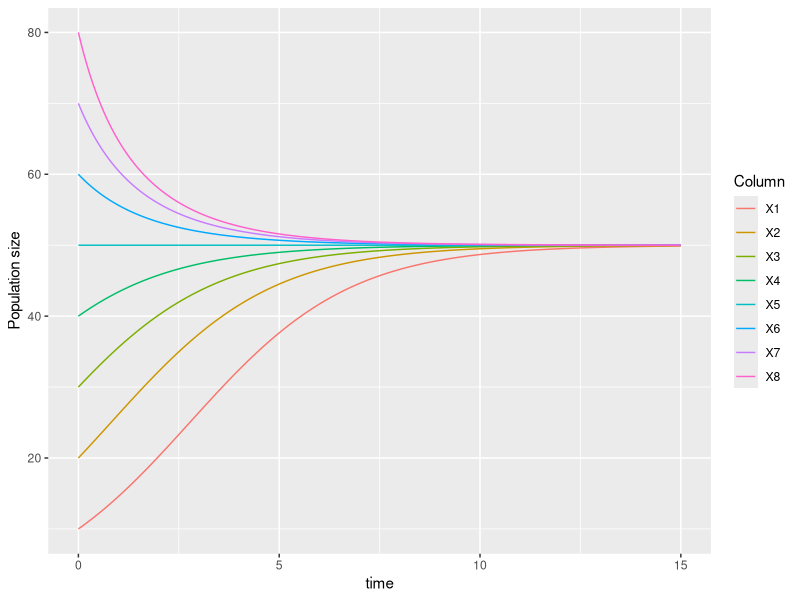
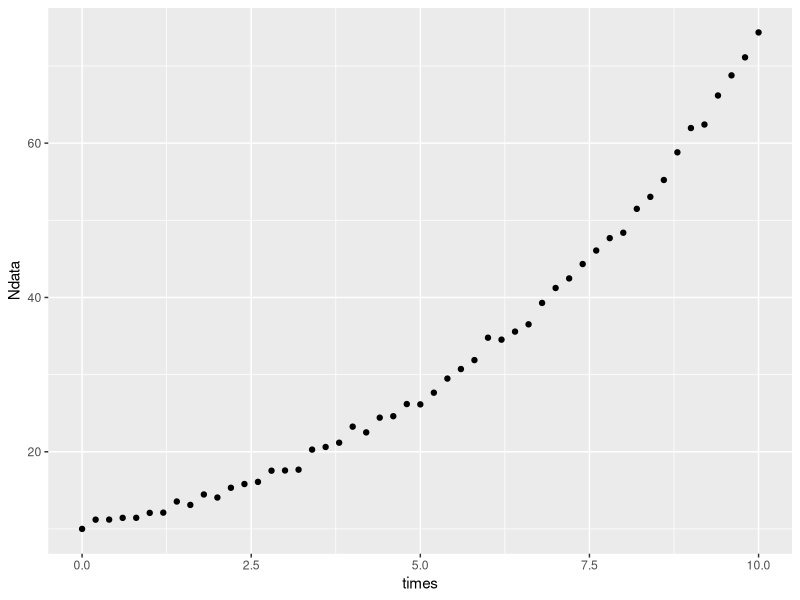
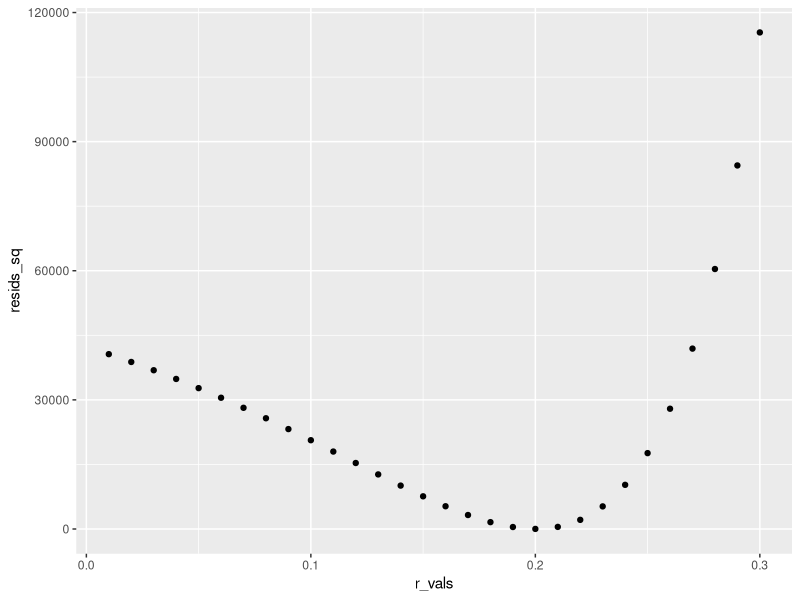
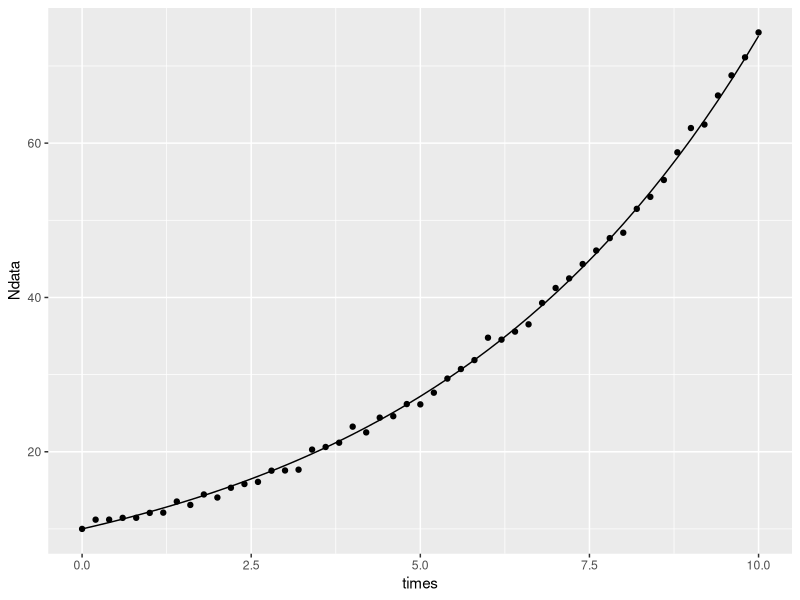
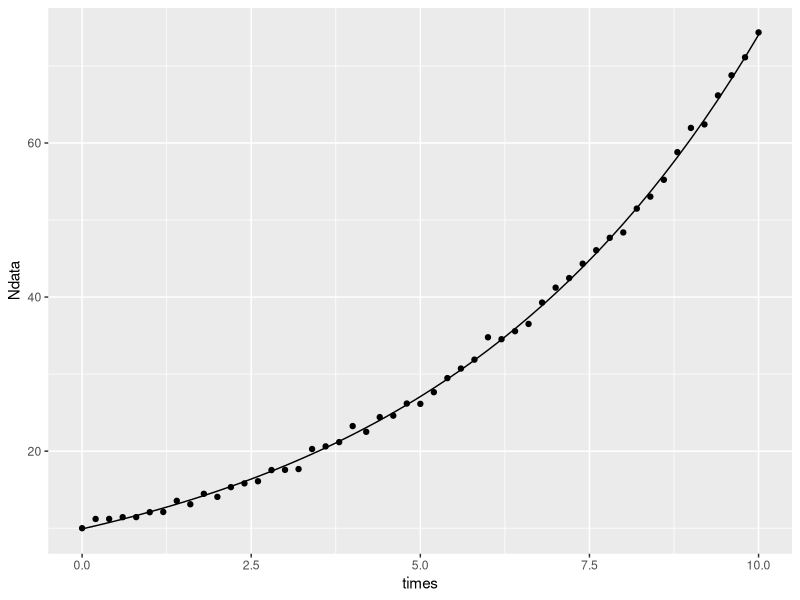
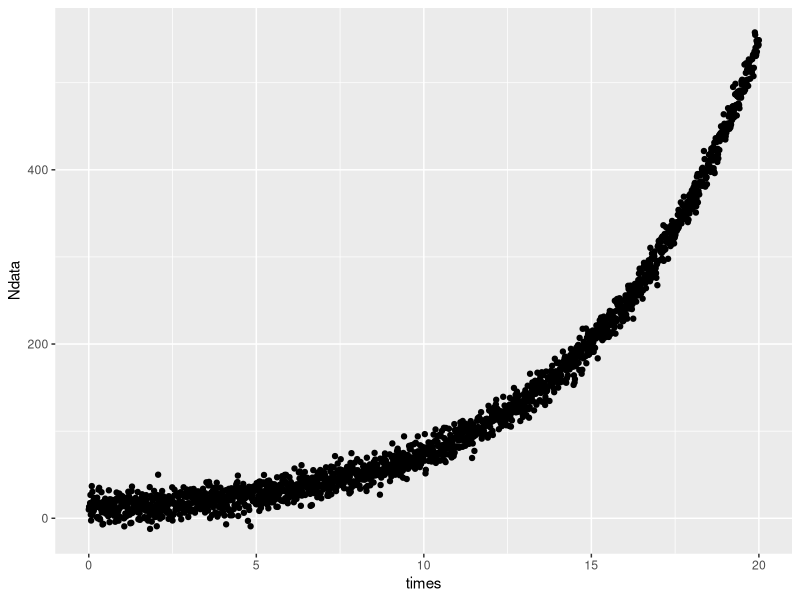
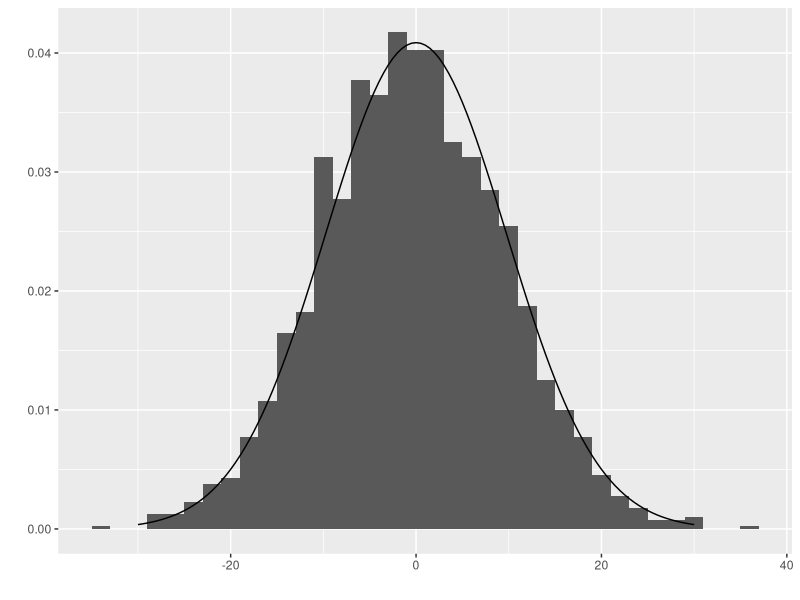
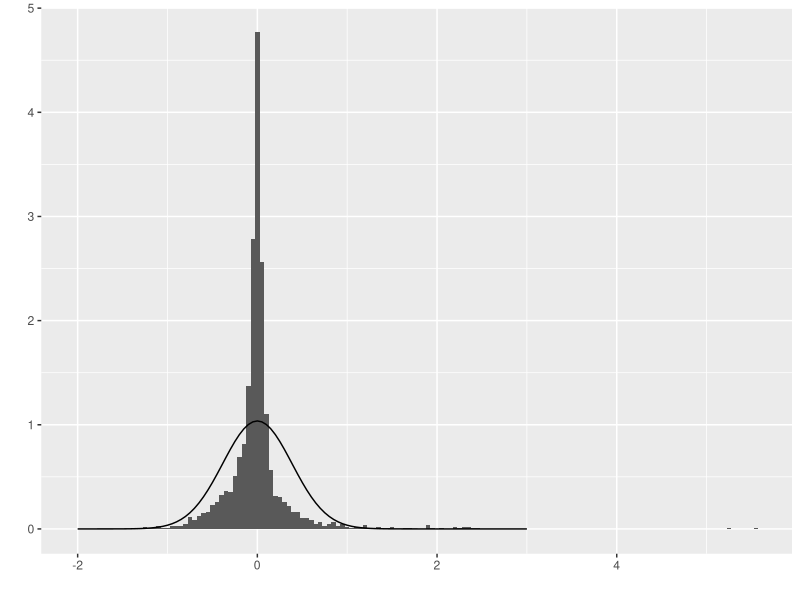

Generate these figures, in order, with R:
## ---- chunk 1
eq_dn_dt <- "$\\frac{dN}{dt}$"
## ---- chunk 2
# define function to be in the format that `ode` uses
logistic_fn <- function(t, state, parameters) {
  # Calculates dN/dt for the logistic equation
  
  # t: time point at which to evaluate derivative
  # state: vector of variables (here it's just N)
  # parameters: vector of model parameters c(r, K)
  
  N <- state 
  
  r <- parameters['r'] # get the element labelled 'r'
  K <- parameters['K'] # get the element labelled 'K'

  #rate of change
  dN <- r * N * (1 - N / K)
    
  #return rate of change
  return(list(c(dN)))
}
## ---- chunk 3
library(tidyverse)
library(deSolve)
## ---- chunk 4
# Solve using ode

# define parameters for the ode function
parameters <- c(r = 0.5, K = 50) # use named parameters for clarity
initial_conditions <- seq(10, 80, by = 10) # a vector of initial conditions
times <- seq(0, 15, by = 0.01)

# run ode inside a loop to calculate trajectories for several initial conditions
results <- data.frame(initial_conditions = seq(10, 80, by = 10)) %>% # CTRL-shift-m to make pipe
  # 'do' is a dplyr function that returns a dataframe after doing a series of computations.
  # once the results are in a data frame, everything we've learned about ggplot and dplyr can be used!
  do(data.frame( # 'data.frame' converts the output of 'ode' to a dataframe
    ode(
      y = initial_conditions, # each time the 'do' loop runs, a new initial condition will be used
      times = times,
      func = logistic_fn,
      parms = parameters
      )
  ))

# display the first few rows of the results
head(results)  
## ---- chunk 5
# make a plot
results %>%
    gather(Column, Value, -time) %>%
    ggplot(aes(x = time, y = Value, color = Column)) +
    geom_line(aes(x = time, y = Value)) +
    labs(y = "Population size")
## ---- chunk 6
times <- seq(0,10, by = 0.2) # sample times
r <- 0.2 # growth rate
N0 <- 10 # initial population

# use the function 'rnorm' to add noise to the data
Ndata <- N0*exp(r*times) + rnorm(n = length(times), mean = 0, sd = 0.75) 

Ndata[1] <- N0 # fix the starting value to be N0 - this means we don't have to fit the intercept

qplot(times,Ndata) # check with a plot
## ---- chunk 7
# Make a range of r parameter values to try
r_vals <- seq(0.01, 0.3, by = 0.01)

# use the function 'sapply' to loop over r_vals list
# everything inside curly braces is a function that gets executed for each value of r
resids_sq <- sapply(r_vals, function(r) {
    prediction <- Ndata[1] * exp(r * times) # we're not fitting N0, just assuming it's the first data point
    residuals <- prediction - Ndata
    return(sum(residuals^2))
})
## ---- chunk 8
qplot(r_vals, resids_sq)
## ---- chunk 9
best_fit <- which(resids_sq == min(resids_sq))
r_fit <- r_vals[best_fit] 
r_fit
## ---- chunk 10
qplot(times,Ndata) +
  geom_line(aes(x = times, y = Ndata[1] * exp(r_fit * times)))
## ---- chunk 11
result <- lm(log(Ndata) ~ times)
summary(result)
## ---- chunk 12
N0 <- exp(coef(result)["(Intercept)"])
r <- coef(result)["times"]

print(N0)
print(r)
## ---- chunk 13
qplot(times, Ndata) +
  geom_line(aes(x = times, 
                y = N0 * exp(r * times)))
## ---- chunk 14
times <- seq(0,20, by = 0.01) # sample times
r <- 0.2 # growth rate
N0 <- 10 # initial population

# use the function 'rnorm' to add noise to the data
Ndata <- N0*exp(r*times) + rnorm(n = length(times), mean = 0, sd = 10) 

Ndata[1] <- N0 # fix the starting value to be N0 - this means we don't have to fit the intercept

qplot(times, Ndata)
## ---- chunk 15
# Fit using explicit 'brute force' least squares

# Make a range of r parameter values to try
r_vals <- seq(0.01, 0.3, by = 0.005)

# use the function 'sapply' to loop over r_vals list
# everything inside curly braces is a function that gets executed for each value of r
resids_sq <- sapply(r_vals, function(r) {
    prediction <- Ndata[1] * exp(r * times) 
    residuals <- prediction - Ndata
    return(sum(residuals^2))
})

best_fit <- which(resids_sq == min(resids_sq))
r_fit <- r_vals[best_fit] 
## ---- chunk 16
# Fit by inverting the equation and using lm
result <- lm(log(Ndata) ~ times)

N0 <- exp(coef(result)["(Intercept)"])
r <- coef(result)["times"]
## ---- chunk 17
prediction_lm <- log(N0) + r * times # best fit using lm
prediction_ls <- Ndata[1] * exp(r_fit * times) # best fit using least squares explicitly

resids_lm <- prediction_lm - log(Ndata)
resids_ls <- prediction_ls - Ndata

resids_lm <- resids_lm[!is.na(resids_lm)]
## ---- chunk 18

# calculate a normal distribution using the standard deviation of each set of residuals
x_vec_ls <- seq(-30, 30, by = 0.5)
sigma_ls <- sd(resids_ls)
gaussian_ls <- exp(-x_vec_ls^2/(2*sigma_ls^2))/sqrt(2*pi*sigma_ls^2)

x_vec_lm <- seq(-2, 3, by = 0.05)
sigma_lm <- sd(resids_lm)
gaussian_lm <- exp(-x_vec_lm^2/(2*sigma_lm^2))/sqrt(2*pi*sigma_lm^2)
## ---- chunk 19
qplot() +
  geom_histogram(aes(x=resids_ls, y = ..density..), binwidth = 2) +
  geom_line(aes(x = x_vec_ls, y = gaussian_ls))
## ---- chunk 20
qplot() +
  geom_histogram(aes(x = resids_lm, y = ..density..), binwidth = 0.05) +
  geom_line(aes(x = x_vec_lm, y = gaussian_lm))
## ---- chunk 21
# Load the data
plant_pheno <- read_csv("data/plant_phenology.csv")

glimpse(plant_pheno)
## ---- chunk 22
plant_pheno %>% 
  count(scientificName)

plant_pheno %>% 
  count(phenophaseIntensity)
## ---- chunk 23
str(plant_pheno$phenophaseIntensity)
## ---- chunk 24
ggplot(plant_pheno, 
       aes(x = date, y = phenophaseIntensityMean, color = scientificName)) +
         geom_point()
## ---- chunk 25
# plot a sine wave
x <- seq(0, 3, 0.01)
A <- 1
k <- 2*pi
b <- 0.5
c <- 0

qplot(x, A*sin(k*x-b)+c) +
  geom_line()
## ---- chunk 26
str(plant_pheno$date)
## ---- chunk 27
# create a list of all the dates in ascending order
dates = plant_pheno %>% 
  arrange(date) %>% 
  select(date)

# create a function to subtract two dates
subtract_dates <- function(date1, date2) {
  result <- date1 - date2
}

# create a numeric dates list to use in fitting
dates_numeric <- mapply(subtract_dates,
                 dates$date, # first argument in subtract_dates function 
                 dates$date[1]) # second argument in subtract_dates function - the first date

# add numeric dates to the dataframe
plant_pheno$date_numeric <- mapply(subtract_dates, 
                                                plant_pheno$date,
                                                dates$date[1]) # subtract the first date
## ---- chunk 28
# drop rows that have NA in phenophaseIntensityMean column
plant_pheno <- 
  plant_pheno[!is.na(plant_pheno$phenophaseIntensityMean),]
## ---- chunk 29
# find an individual
plant_pheno %>% 
  filter(scientificName == "Liriodendron tulipifera L.") %>% 
  select(scientificName, individualID) %>% 
  head(1)

# make a data frame with one individual
tulip_tree <- plant_pheno %>% 
  filter(individualID == "NEON.PLA.D02.SCBI.06071")
## ---- chunk 30
# period = 365 days
# wavenumber of sine function = 2 * pi/period 

sine_model <- function(x, amplitude, period, phase, offset) {
  return(amplitude*sin(2*pi/period*x + phase) + offset)
}
A <- 0.5 # phenophase intensity values go between 0 and 1
offset <- 0.5 # add 0.5 to make min 0 and max 1
period <- 365 # number of days in a year
phase <- 0.5 # this is a guess

guess_curve <- sine_model(dates_numeric, A, period, phase, offset)
## ---- chunk 31
qplot(x = dates$date, y = guess_curve) + # guess data
  geom_point(data = tulip_tree,  # actual data
       aes(x = date, y = phenophaseIntensityMean, colour = scientificName)) 
## ---- chunk 32
# Make a range of b parameter values to try
b_vals <- seq(0.2, 0.8, by = 0.01)

# use the function 'sapply' to loop over b_vals list
resids_sq <- sapply(b_vals, function(b) {
    prediction <- 0.5*sin(2*pi/365*tulip_tree$date_numeric + b) +0.5
    residuals <- prediction - tulip_tree$phenophaseIntensityMean
    sum(residuals^2)
})
## ---- chunk 33
qplot(b_vals, resids_sq)
## ---- chunk 34
best_fit <- which(resids_sq == min(resids_sq))
b_fit <- b_vals[best_fit] 
b_fit
## ---- chunk 35
ggplot(data = tulip_tree, aes(x = date, y = phenophaseIntensityMean)) +
  geom_point() + 
  geom_point(aes(x = date, y = 0.5*sin(2*pi/365*tulip_tree$date_numeric + b_fit) +0.5, colour = 'red'))
## ---- chunk 36
# Make a range of b parameter values to try
b_vals <- seq(0.01, 1.3, by = 0.015)

# create a function that does least squares for this model
least_squares <- function(df, b_vals) {
  resids_sq <- sapply(b_vals, function(b) {
    prediction <- 0.5*sin(2*pi/365*df$date_numeric + b) +0.5
    residuals <- prediction - df$phenophaseIntensityMean
    sum(residuals^2)
    })
  return(data.frame(b_vals, resids_sq))
}

# create a data frame that contains the residuals grouped by species
resids_sq_individuals <- plant_pheno %>%
  group_by(individualID, scientificName) %>% 
  do(data.frame(val=least_squares(., b_vals)))
## ---- chunk 37
ggplot(resids_sq_individuals, aes(x=val.b_vals, y = val.resids_sq, colour = scientificName)) +
  geom_point()
## ---- chunk 38
# store the best fit values in a new data frame
b_df_all <- resids_sq_individuals %>% 
  group_by(individualID, scientificName) %>% 
  summarize(phase = b_vals[which(val.resids_sq== min(val.resids_sq))])

head(b_df_all)
## ---- chunk 39
# violin plot
ggplot(b_df_all, aes(x = scientificName, y = phase, colour = scientificName)) +
  geom_violin(scale = 'count', draw_quantiles = 0.5) +
  geom_jitter(height = 0, width = 0.1) +
  theme(axis.title.x=element_blank(),
        axis.text.x=element_blank(),
        axis.ticks.x=element_blank())
## ---- chunk 40
plant_pheno %>% 
  filter(taxonID == "LOMA6" | taxonID == "JUNI") %>% # easier than typing the full scientific name
  ggplot(aes(x=date, y = phenophaseIntensityMean, colour = scientificName)) +
  geom_point()
